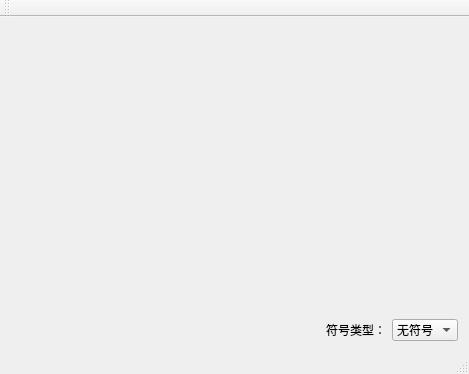
<?xml version="1.0" encoding="UTF-8"?>
<ui version="4.0">
 <class>MainWindow</class>
 <widget class="QMainWindow" name="MainWindow">
  <property name="geometry">
   <rect>
    <x>0</x>
    <y>0</y>
    <width>469</width>
    <height>374</height>
   </rect>
  </property>
  <property name="windowTitle">
   <string>MainWindow</string>
  </property>
  <widget class="QWidget" name="centralWidget">
   <layout class="QVBoxLayout" name="verticalLayout">
    <item>
     <layout class="QHBoxLayout" name="horizontalLayout_2">
      <item>
       <widget class="QEXTLcdNumber" name="lcdNumber1" native="true">
        <property name="sizePolicy">
         <sizepolicy hsizetype="Preferred" vsizetype="Expanding">
          <horstretch>0</horstretch>
          <verstretch>0</verstretch>
         </sizepolicy>
        </property>
       </widget>
      </item>
      <item>
       <spacer name="horizontalSpacer">
        <property name="orientation">
         <enum>Qt::Horizontal</enum>
        </property>
        <property name="sizeType">
         <enum>QSizePolicy::Fixed</enum>
        </property>
        <property name="sizeHint" stdset="0">
         <size>
          <width>100</width>
          <height>20</height>
         </size>
        </property>
       </spacer>
      </item>
      <item>
       <widget class="QEXTLcdNumber" name="lcdNumber2" native="true">
        <property name="sizePolicy">
         <sizepolicy hsizetype="Preferred" vsizetype="Expanding">
          <horstretch>0</horstretch>
          <verstretch>0</verstretch>
         </sizepolicy>
        </property>
       </widget>
      </item>
     </layout>
    </item>
    <item>
     <layout class="QHBoxLayout" name="horizontalLayout">
      <item>
       <spacer name="horizontalSpacer_2">
        <property name="orientation">
         <enum>Qt::Horizontal</enum>
        </property>
        <property name="sizeHint" stdset="0">
         <size>
          <width>40</width>
          <height>20</height>
         </size>
        </property>
       </spacer>
      </item>
      <item>
       <widget class="QLabel" name="label">
        <property name="text">
         <string>符号类型：</string>
        </property>
       </widget>
      </item>
      <item>
       <widget class="QComboBox" name="comboBox">
        <item>
         <property name="text">
          <string>无符号</string>
         </property>
        </item>
        <item>
         <property name="text">
          <string>点</string>
         </property>
        </item>
        <item>
         <property name="text">
          <string>冒号</string>
         </property>
        </item>
        <item>
         <property name="text">
          <string>划线</string>
         </property>
        </item>
       </widget>
      </item>
     </layout>
    </item>
   </layout>
  </widget>
  <widget class="QMenuBar" name="menuBar">
   <property name="geometry">
    <rect>
     <x>0</x>
     <y>0</y>
     <width>469</width>
     <height>23</height>
    </rect>
   </property>
  </widget>
  <widget class="QToolBar" name="mainToolBar">
   <attribute name="toolBarArea">
    <enum>TopToolBarArea</enum>
   </attribute>
   <attribute name="toolBarBreak">
    <bool>false</bool>
   </attribute>
  </widget>
  <widget class="QStatusBar" name="statusBar"/>
 </widget>
 <layoutdefault spacing="6" margin="11"/>
 <customwidgets>
  <customwidget>
   <class>QEXTLcdNumber</class>
   <extends>QWidget</extends>
   <header location="global">qextLcdNumber.h</header>
   <container>1</container>
  </customwidget>
 </customwidgets>
 <resources/>
 <connections/>
</ui>
